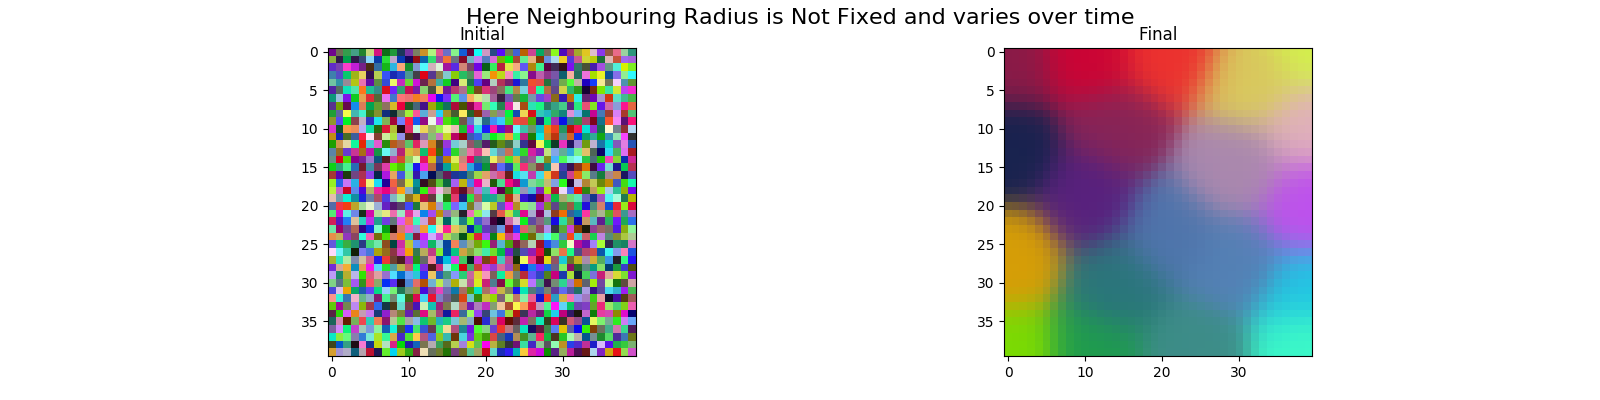

Recreate this plot in Python.
import numpy as np
import matplotlib.pyplot as plt

colors = np.random.randint(255, size=(20, 3)) / 255
np.random.seed(2)


class Modified_Neighbour_SOM():
    def __init__(self, e, N, d=3, learningRate=0.8):
        self.shape = N
        self.dimension = d
        self.epoch = e
        self.learningRate = learningRate
        self.weights = np.random.rand(self.shape, self.shape, self.dimension)
        self.initialWeights = self.weights

    def Euclidean_distance(self, x, y):
        return np.linalg.norm(x - y, axis=2) ** 2

    def find_winning_neuron(self, e):
        index = np.argmin(e)
        index = np.unravel_index(index, (self.shape, self.shape))
        return index

    def neighborhood(self, k):
        initial = 10
        return initial * np.exp(-k / self.epoch)

    def Gaussian_function(self, d, k):
        return np.exp(-(d ** 2) / (2 * (self.neighborhood(k) ** 2)))

    def neighbours(self, winning_index, k):
        w = np.indices((self.shape, self.shape))
        w[0] = winning_index[0] - w[0]
        w[1] = winning_index[1] - w[1]
        dist = np.linalg.norm(w, axis=0)
        return self.Gaussian_function(dist, k)

    def train(self, color):
        for i in range(self.epoch):
            for c in range(len(color)):
                distance = self.Euclidean_distance(color[c], self.weights)
                winning_index = self.find_winning_neuron(distance)
                h = self.neighbours(winning_index, i + 1)
                h = np.dstack([h] * 3)
                self.weights = self.weights + (self.learningRate * h * (color[c] - self.weights))
        return self.weights

    def plot_colors(self):
        fig, axs = plt.subplots(nrows=1, ncols=2, figsize=(16, 4))
        fig.suptitle('Here Neighbouring Radius is Not Fixed and varies over time', fontsize=16)
        plt.sca(axs[0])
        plt.title("Initial")
        plt.imshow(self.initialWeights)
        plt.sca(axs[1])
        plt.title("Final")
        plt.imshow(self.weights)
        plt.savefig('modified-nr-som.png')
        plt.show()


N = 40
dimension = 3
lr = 0.8
epoch = 1000

neighbour_SOFM = Modified_Neighbour_SOM(epoch, N, dimension, lr)
neighbour_SOFM.train(colors)
neighbour_SOFM.plot_colors()
